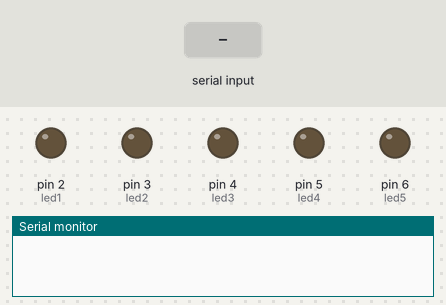
The sketch below on a simulated Arduino Uno, built with avr-gcc and run on an emulated ATmega328P. Shown: output pins drawn as LEDs (lit = HIGH), the last lines printed to the serial monitor. The inputs (shaded band) are chosen by the test bench.

Above: at 1.2 s.
1.3 s: "90:45:200\n" received over Serial
At 2.4 s:
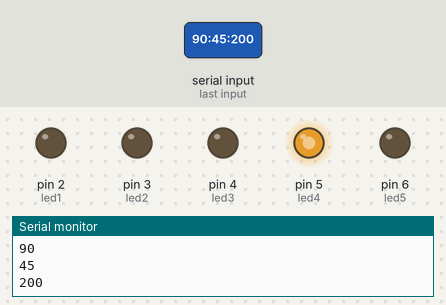
3.1 s: "ALL ON" received over Serial
At 4.3 s:
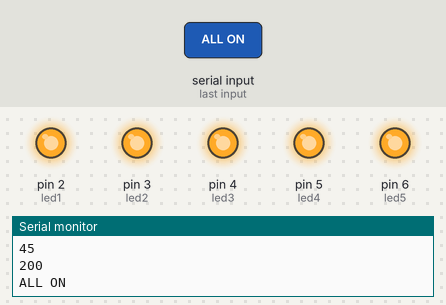
4.6 s: "TV OF" received over Serial
At 5.3 s:
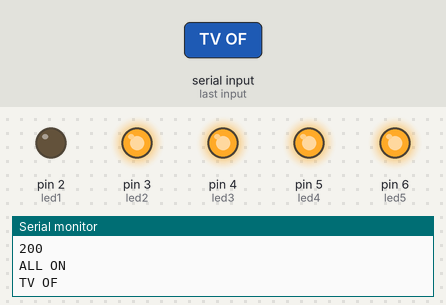
6.1 s: "30:150:10\n" received over Serial
At 7.3 s:
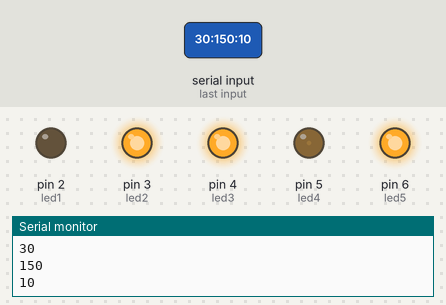
7.9 s: "TV ON" received over Serial
At 9.1 s:
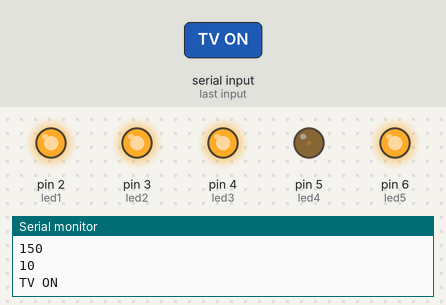
9.4 s: "1:90\n" received over Serial
At 10.3 s:
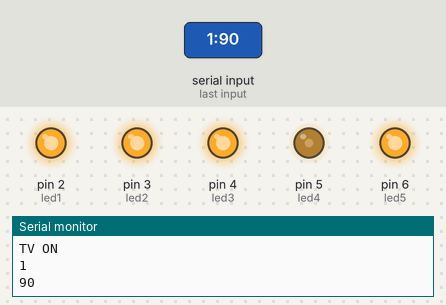
Timing chart, 0 to 12.0 s (numbered marks = the images above; inputs shaded):
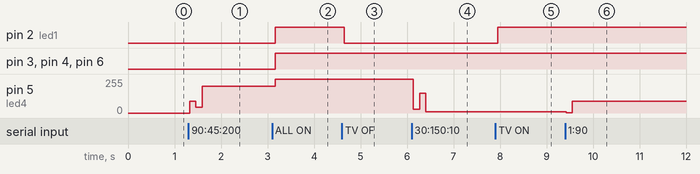

Measured:
- after the input at 1.3 s, pin 5 (led4): 0/255 → 90/255 at once, → 45/255 0.13 s later, → 200/255 0.14 s later
- after the input at 3.1 s, pin 2 (led1), pin 3 (led2), pin 4 (led3), pin 6 (led5): LOW → HIGH after 0.06 s; pin 5 (led4): 200/255 → 255/255 after 0.06 s
- after the input at 4.6 s, pin 2 (led1): HIGH → LOW after 0.05 s
- after the input at 6.1 s, pin 5 (led4): 255/255 → 30/255 at once, → 150/255 0.14 s later, → 10/255 0.13 s later
- after the input at 7.9 s, pin 2 (led1): LOW → HIGH after 0.05 s
- after the input at 9.4 s, pin 5 (led4): 10/255 → 1/255 at once, → 90/255 0.13 s later

The sketch:

sketch_mar27a.ino
```cpp
String voice;
int
brightness=2,
led1 = 2, //Connect LED 1 To Pin #2
led2 = 3, //Connect LED 2 To Pin #3
led3 = 4, //Connect LED 3 To Pin #4
led4 = 5, //Connect LED 4 To Pin #5
led5 = 6; //Connect LED 5 To Pin #6
void dimlight(String v){
        analogWrite(led4,v.toInt());
        delay(100);
        Serial.println(v);
  }
  void bright(){
     while(1){
        analogWrite(led4,255);
        if (voice.length() > 0)
        break;
      }
  }
  /*boolean isValidNumber(String str){
   for(byte i=0;i<str.length();i++)
   {
      if(isDigit(str.charAt(i)))
          return true;
        }
   return false;
}*/
void allon(){
     digitalWrite(led1, HIGH);
     digitalWrite(led2, HIGH);
     digitalWrite(led3, HIGH);
     analogWrite(led4, 255);
     digitalWrite(led5, HIGH);
}
void alloff(){
     digitalWrite(led1, LOW);
     digitalWrite(led2, LOW);
     digitalWrite(led3, LOW);
     analogWrite(led4, LOW);
     digitalWrite(led5, LOW);
}
//-----------------------------------------------------------------------//
void setup() {
  Serial.begin(9600);
  pinMode(led1, OUTPUT);
  pinMode(led2, OUTPUT);
  pinMode(led3, OUTPUT);
  pinMode(led4, OUTPUT);
  pinMode(led5, OUTPUT);
}
//-----------------------------------------------------------------------//
void loop() {

  while (Serial.available()){

    char  c; //Check if there is an available byte to read
  delay(10); //Delay added to make thing stable
  c=Serial.read();
  if (c == '#') {break;}
  else if (c == ':')
    break;
    voice += c;
  }
 if (voice.length() > 0) {
    Serial.println(voice);
//-----------------------------------------------------------------------//
  //----------Control Multiple Pins/ LEDs----------//
       if(voice == "ALL ON") {allon();}  //Turn Off All Pins (Call Function)
  else if(voice == "ALL OF"){alloff();} //Turn On  All Pins (Call Function)

  //----------Turn On One-By-One----------//
  else if(voice == "TV ON") {digitalWrite(led1, HIGH);}
  else if(voice == "FAN ON") {digitalWrite(led2, HIGH);}
  else if(voice == "COMPUTER ON") {digitalWrite(led3, HIGH);}
  else if(voice == "BEDROOM LIGHTS ON") {digitalWrite(led5, HIGH);}
  else if(voice == "LIGHTS ON") {analogWrite(led4,255);}


  //----------Turn Off One-By-One----------//
  else if(voice == "TV OF"||voice=="TV OFF") {digitalWrite(led1, LOW);}
  else if(voice == "FAN OF"||voice=="FAN OFF") {digitalWrite(led2, LOW);}
  else if(voice == "COMPUTER OF"||voice=="COMPUTER OFF") {digitalWrite(led3, LOW);}
  else if(voice == "BEDROOM LIGHTS OF"||voice == "BEDROOM LIGHTS OFF") {digitalWrite(led5, LOW);}
  else if(voice == "LIGHTS OF"||voice == "LIGHTS OFF") {analogWrite(led4, LOW);}

   else if (voice == "PROXIMITY"){analogWrite(led4,LOW);}
      else if(voice.toInt()>=0 && voice.toInt()<=255)
   {
    if(voice.toInt()>0){
        analogWrite(led4,voice.toInt());delay(100);
      }
      else{
        analogWrite(led4,0);
        }
      }
//-----------------------------------------------------------------------//
  }
        voice="";
}
```
